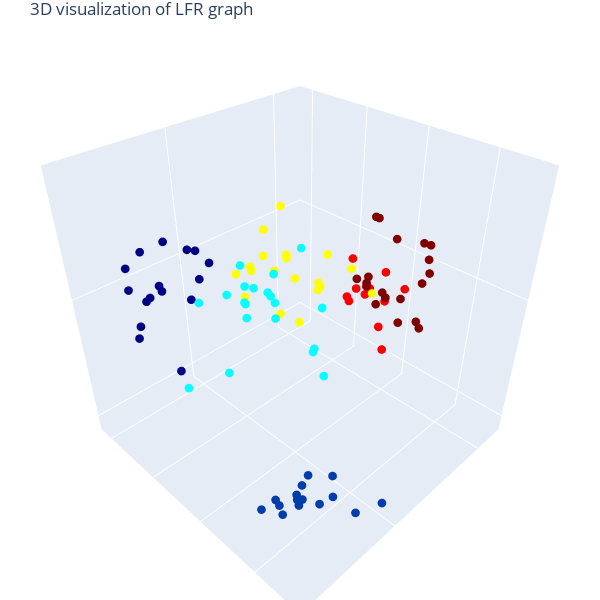

The notebook cell this image was saved under:
### Code cell
# 3D Visualization
import plotly.graph_objects as go
data = go.Scatter3d(x=X, y=Y, z=Z, mode='markers', marker=dict(size=3, color=C, colorscale='jet', opacity=1)) # data as points
# data = go.Scatter3d(x=Xvis, y=Yvis, z=Zvis, mode='markers', marker=dict(size=1, color=C, colorscale='jet', opacity=1, showscale=True)) # w/ colobar 
fig = go.Figure(data=[data]) 
fig.update_layout(margin=dict(l=0, r=0, b=0, t=30, pad=0)) # tight layout but t=25 required for showing title 
fig.update_layout(autosize=False, width=600, height=600, title_text="3D visualization of LFR graph") # figure size and title
# fig.update_layout(scene = dict(xaxis = dict(visible=False), yaxis = dict(visible=False), zaxis = dict(visible=False))) # no grid, no axis 
# fig.update_layout(scene = dict(xaxis_title = ' ', yaxis_title = ' ', zaxis_title = ' ')) # no axis name 
fig.update_layout(scene = dict(zaxis = dict(showgrid = True, showticklabels = False), zaxis_title = ' ') ) # no range values, no axis name, grid on
fig.update_layout(scene = dict(yaxis = dict(showgrid = True, showticklabels = False), yaxis_title = ' ') ) # no range values, no axis name, grid on
fig.update_layout(scene = dict(xaxis = dict(showgrid = True, showticklabels = False), xaxis_title = ' ') ) # no range values, no axis name, grid on
fig.layout.scene.aspectratio = {'x':1, 'y':1, 'z':1}
fig.show()
